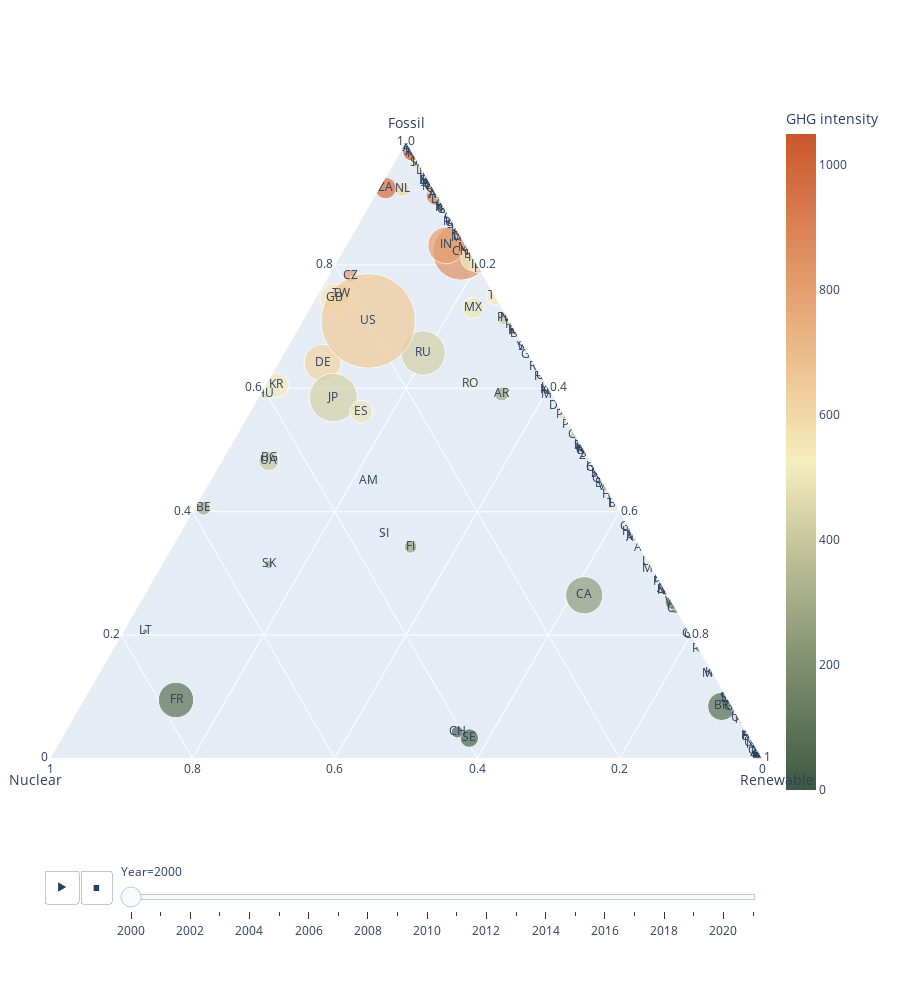

The code cell stored with this chart in its notebook:
### Code cell
plotly.offline.iplot(fig)

### Figure 1 — Plotly figure (JSON) as saved in the notebook; plotly's stock layout.template omitted (floating-point values rounded to 4 significant figures; data arrays with more than 128 entries replaced by an {"elided": "..."} marker saying what was removed)
{"data": [{"a": {"elided": "212 float values"}, "b": {"elided": "212 float values"}, "c": {"elided": "212 float values"}, "hovertemplate": "<b>%{hovertext}</b><br><br>Year=2000<br>Fossil=%{a}<br>Nuclear=%{b}<br>Renewable=%{c}<br>Production=%{marker.size}<br>Area short=%{text}<br>GHG intensity=%{marker.color}<extra></extra>", "hovertext": {"elided": "212 str values"}, "legendgroup": "", "marker": {"color": {"elided": "212 float values"}, "coloraxis": "coloraxis", "size": {"elided": "212 float values"}, "sizemode": "area", "sizeref": 0.8484, "symbol": "circle"}, "mode": "markers+text", "name": "", "showlegend": false, "subplot": "ternary", "text": {"elided": "212 str values"}, "type": "scatterternary"}], "layout": {"coloraxis": {"colorbar": {"title": {"text": "GHG intensity"}}, "colorscale": [[0, "rgb(61, 89, 65)"], [0.1667, "rgb(119, 136, 104)"], [0.3333, "rgb(181, 185, 145)"], [0.5, "rgb(246, 237, 189)"], [0.6667, "rgb(237, 187, 138)"], [0.8333, "rgb(222, 138, 90)"], [1, "rgb(202, 86, 44)"]]}, "height": 1000, "hoverlabel": {"namelength": -1}, "hovermode": "closest", "legend": {"itemsizing": "constant", "tracegroupgap": 0}, "margin": {"b": 200, "l": 50, "pad": 100, "r": 10, "t": 100}, "showlegend": false, "sliders": [{"active": 0, "currentvalue": {"prefix": "Year="}, "len": 0.9, "pad": {"b": 10, "t": 60}, "steps": [{"args": [["2000"], {"frame": {"duration": 0, "redraw": true}, "fromcurrent": true, "mode": "immediate", "transition": {"duration": 0, "easing": "linear"}}], "label": "2000", "method": "animate"}, {"args": [["2001"], {"frame": {"duration": 0, "redraw": true}, "fromcurrent": true, "mode": "immediate", "transition": {"duration": 0, "easing": "linear"}}], "label": "2001", "method": "animate"}, {"args": [["2002"], {"frame": {"duration": 0, "redraw": true}, "fromcurrent": true, "mode": "immediate", "transition": {"duration": 0, "easing": "linear"}}], "label": "2002", "method": "animate"}, {"args": [["2003"], {"frame": {"duration": 0, "redraw": true}, "fromcurrent": true, "mode": "immediate", "transition": {"duration": 0, "easing": "linear"}}], "label": "2003", "method": "animate"}, {"args": [["2004"], {"frame": {"duration": 0, "redraw": true}, "fromcurrent": true, "mode": "immediate", "transition": {"duration": 0, "easing": "linear"}}], "label": "2004", "method": "animate"}, {"args": [["2005"], {"frame": {"duration": 0, "redraw": true}, "fromcurrent": true, "mode": "immediate", "transition": {"duration": 0, "easing": "linear"}}], "label": "2005", "method": "animate"}, {"args": [["2006"], {"frame": {"duration": 0, "redraw": true}, "fromcurrent": true, "mode": "immediate", "transition": {"duration": 0, "easing": "linear"}}], "label": "2006", "method": "animate"}, {"args": [["2007"], {"frame": {"duration": 0, "redraw": true}, "fromcurrent": true, "mode": "immediate", "transition": {"duration": 0, "easing": "linear"}}], "label": "2007", "method": "animate"}, {"args": [["2008"], {"frame": {"duration": 0, "redraw": true}, "fromcurrent": true, "mode": "immediate", "transition": {"duration": 0, "easing": "linear"}}], "label": "2008", "method": "animate"}, {"args": [["2009"], {"frame": {"duration": 0, "redraw": true}, "fromcurrent": true, "mode": "immediate", "transition": {"duration": 0, "easing": "linear"}}], "label": "2009", "method": "animate"}, {"args": [["2010"], {"frame": {"duration": 0, "redraw": true}, "fromcurrent": true, "mode": "immediate", "transition": {"duration": 0, "easing": "linear"}}], "label": "2010", "method": "animate"}, {"args": [["2011"], {"frame": {"duration": 0, "redraw": true}, "fromcurrent": true, "mode": "immediate", "transition": {"duration": 0, "easing": "linear"}}], "label": "2011", "method": "animate"}, {"args": [["2012"], {"frame": {"duration": 0, "redraw": true}, "fromcurrent": true, "mode": "immediate", "transition": {"duration": 0, "easing": "linear"}}], "label": "2012", "method": "animate"}, {"args": [["2013"], {"frame": {"duration": 0, "redraw": true}, "fromcurrent": true, "mode": "immediate", "transition": {"duration": 0, "easing": "linear"}}], "label": "2013", "method": "animate"}, {"args": [["2014"], {"frame": {"duration": 0, "redraw": true}, "fromcurrent": true, "mode": "immediate", "transition": {"duration": 0, "easing": "linear"}}], "label": "2014", "method": "animate"}, {"args": [["2015"], {"frame": {"duration": 0, "redraw": true}, "fromcurrent": true, "mode": "immediate", "transition": {"duration": 0, "easing": "linear"}}], "label": "2015", "method": "animate"}, {"args": [["2016"], {"frame": {"duration": 0, "redraw": true}, "fromcurrent": true, "mode": "immediate", "transition": {"duration": 0, "easing": "linear"}}], "label": "2016", "method": "animate"}, {"args": [["2017"], {"frame": {"duration": 0, "redraw": true}, "fromcurrent": true, "mode": "immediate", "transition": {"duration": 0, "easing": "linear"}}], "label": "2017", "method": "animate"}, {"args": [["2018"], {"frame": {"duration": 0, "redraw": true}, "fromcurrent": true, "mode": "immediate", "transition": {"duration": 0, "easing": "linear"}}], "label": "2018", "method": "animate"}, {"args": [["2019"], {"frame": {"duration": 0, "redraw": true}, "fromcurrent": true, "mode": "immediate", "transition": {"duration": 0, "easing": "linear"}}], "label": "2019", "method": "animate"}, {"args": [["2020"], {"frame": {"duration": 0, "redraw": true}, "fromcurrent": true, "mode": "immediate", "transition": {"duration": 0, "easing": "linear"}}], "label": "2020", "method": "animate"}, {"args": [["2021"], {"frame": {"duration": 0, "redraw": true}, "fromcurrent": true, "mode": "immediate", "transition": {"duration": 0, "easing": "linear"}}], "label": "2021", "method": "animate"}], "x": 0.1, "xanchor": "left", "y": 0, "yanchor": "top"}], "ternary": {"aaxis": {"title": {"text": "Fossil"}}, "baxis": {"title": {"text": "Nuclear"}}, "caxis": {"title": {"text": "Renewable"}}, "domain": {"x": [0, 1], "y": [0, 1]}}, "updatemenus": [{"buttons": [{"args": [null, {"frame": {"duration": 500, "redraw": true}, "fromcurrent": true, "mode": "immediate", "transition": {"duration": 500, "easing": "linear"}}], "label": "&#9654;", "method": "animate"}, {"args": [[null], {"frame": {"duration": 0, "redraw": true}, "fromcurrent": true, "mode": "immediate", "transition": {"duration": 0, "easing": "linear"}}], "label": "&#9724;", "method": "animate"}], "direction": "left", "pad": {"r": 10, "t": 70}, "showactive": false, "type": "buttons", "x": 0.1, "xanchor": "right", "y": 0, "yanchor": "top"}], "xaxis": {"automargin": true}, "yaxis": {"automargin": true}}}
